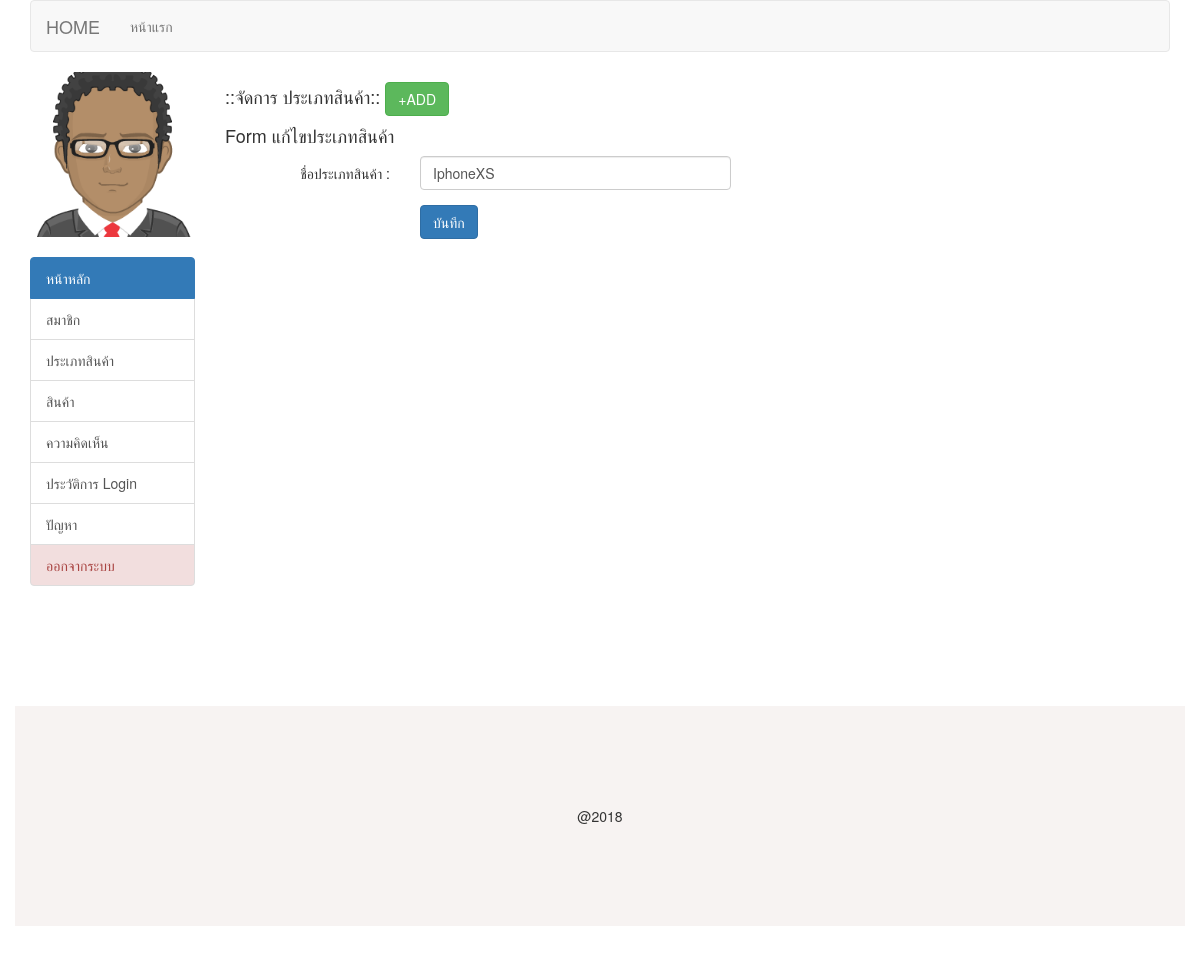
Page /admin/prdtype.php?ID=1&act=edit (signed in) on the committed database.
### tables this page shows
CREATE TABLE `tbl_member` (
  `m_id` int(11) NOT NULL,
  `m_username` varchar(50) NOT NULL,
  `m_password` varchar(128) NOT NULL,
  `m_fname` varchar(20) NOT NULL,
  `m_name` varchar(100) NOT NULL,
  `m_lname` varchar(100) NOT NULL,
  `m_email` varchar(50) NOT NULL,
  `m_phone` varchar(20) NOT NULL,
  `m_img` varchar(50) NOT NULL,
  `m_level` varchar(10) NOT NULL,
  `m_datesave` timestamp NOT NULL DEFAULT CURRENT_TIMESTAMP
);

CREATE TABLE `tbl_prd_type` (
  `t_id` int(11) NOT NULL,
  `t_name` varchar(100) NOT NULL
);

### admin/prdtype_form_edit.php (the view, shortened to what this page needs)
<?php
$t_id = mysqli_real_escape_string($condb,$_GET['ID']);
$sql = "SELECT * FROM tbl_prd_type WHERE t_id=$t_id";
$result = mysqli_query($condb, $sql) or die ("Error in query: $sql " . mysqli_error());
$row = mysqli_fetch_array($result);
extract($row);
?>
<h4> Form แก้ไขประเภทสินค้า </h4>
<form action="prdtype_form_edit_db.php" method="post" class="form-horizontal">
  <div class="form-group">
    <div class="col-sm-4 control-label">
      ชื่อประเภทสินค้า :
    </div>
    <div class="col-sm-7">
      <input type="text" name="t_name" required class="form-control" value="<?php echo $row['t_name'];?>">
    </div>
  </div>
  <div class="form-group">
    <div class="col-sm-4">
    </div>
    <div class="col-sm-1">
      <button type="submit" class="btn btn-primary">บันทึก</button>
    </div>
  </div>
</form>

### admin/menu_l.php
<img src="../mimg/<?php echo $m_img;?>" alt="" width="100%">
<br><br>
<div class="list-group">
	<a href="index.php" class="list-group-item active">
		หน้าหลัก
	</a>
	<a href="member.php" class="list-group-item">สมาชิก</a>
	<a href="prdtype.php" class="list-group-item">ประเภทสินค้า</a>
	<a href="prd.php" class="list-group-item">สินค้า</a>
	<a href="comment.php" class="list-group-item">ความคิดเห็น</a>
	<a href="index.php?act=log_login" class="list-group-item">ประวัติการ Login</a>
	<a href="problem.php" class="list-group-item">ปัญหา</a>
	<a href="../logout.php" onclick="return confirm('Confirm?');" class="list-group-item list-group-item-danger">ออกจากระบบ</a>
</div>

### rows in the picture
tbl_member: m_img (picture)
tbl_prd_type: t_name "IphoneXS"
